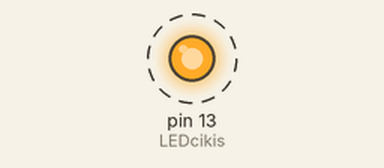
Bench run of a sketch on a simulated Arduino Uno, built with avr-gcc and run on an emulated ATmega328P. Parts: output pins drawn as LEDs (lit = HIGH). Dashed ring = blinking.

Above: at 0.5 s.
Timing chart, 0 to 4.6 s (numbered marks = the images above):
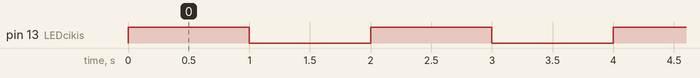

Measured:
- by itself, pin 13 (LEDcikis): alternates HIGH for 1.0 s and LOW for 1.0 s

The sketch:

index.ino
```cpp
int LEDcikis=13;
void setup()
{
pinMode(LEDcikis,OUTPUT);
}
void loop()
{
 digitalWrite(LEDcikis,HIGH);
 delay(1000);
 digitalWrite(LEDcikis,LOW);
 delay(1000);
}
```
